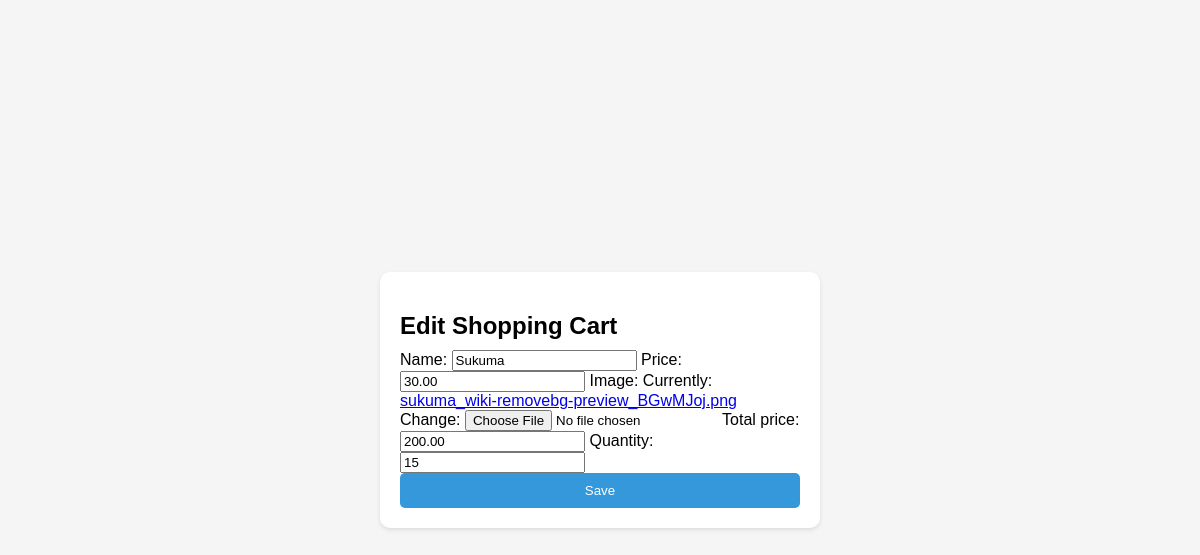
Page /shoppingcart/shoppingcart/edit/2/ on the committed database.
### shoppingcart/models.py (models this page shows)
class Shoppingcart(models.Model):
  name=models.CharField(max_length=32)
  price =models.DecimalField(max_digits=8, decimal_places=2)
  image=models.ImageField(upload_to="images")
  total_price=models.DecimalField(max_digits=8,decimal_places=2)
  quantity=models.IntegerField()

### shoppingcart/views.py (the view)
# urls.py: path('shoppingcart/edit/<int:id>/', edit_shoppingcart_view, name='edit_shoppingcart_view'),
def edit_shoppingcart_view(request, id):
    shoppingcart = Shoppingcart.objects.get(id=id)
    if request.method == "POST":
        form = ShoppingcartUploadForm(request.POST, instance=shoppingcart)
        if form.is_valid():
            form.save()
            return redirect('shoppingcart_detail_view', id=shoppingcart.id)
    else:
        form = ShoppingcartUploadForm(instance=shoppingcart)
    return render(request, 'shoppingcart/edit_shoppingcart.html', {'form': form})

### shoppingcart/forms.py
class ShoppingcartUploadForm(forms.ModelForm):
    class Meta:
        model= Shoppingcart
        fields= "__all__"

### templates/shoppingcart/edit_shoppingcart.html (shortened to what this page needs)
<!DOCTYPE html>
<html lang="en">
<head>
</head>
<body>
    <div class="edit-cart">
        <h2>Edit Shopping Cart</h2>
        <form method="POST" class="post-form">
            {{ form.as_table }}
            <button type="submit" class="save">Save</button>
        </form>
    </div>
</body>
</html>

### templates/shoppingcart/edit_shoppingcart.html (style rules this page uses)
body { font-family: Arial, sans-serif; margin: 0; padding: 0; background-color: #f5f5f5; display: flex; justify-content: center; align-items: center; min-height: 100vh; }
.edit-cart { max-width: 400px; padding: 20px; background-color: white; border-radius: 10px; box-shadow: 0 2px 4px rgba(0, 0, 0, 0.1); }
h2 { font-size: 1.5rem; margin-bottom: 10px; }
.post-form { width: 100%; }
.save { display: block; width: 100%; padding: 10px; border: none; border-radius: 5px; background-color: #3498db; color: white; text-align: center; cursor: pointer; transition: background-color 0.3s, color 0.3s; }

### rows in the picture
Shoppingcart: name "Sukuma", price "30.00", total_price "200.00", quantity "15"
